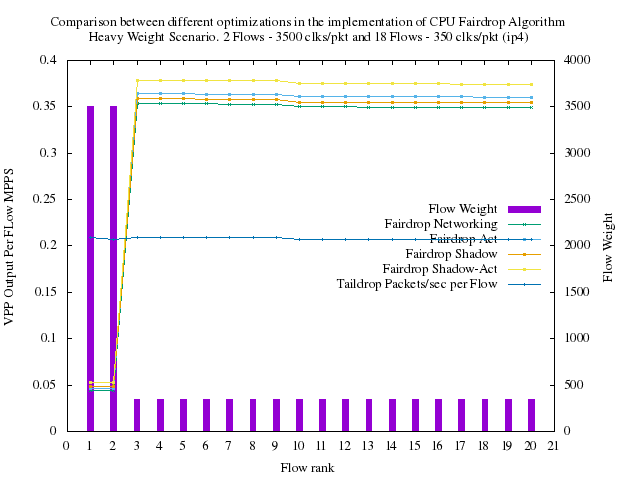

The gnuplot source for this figure:
#! xgp flow_pps.dat
# Created the Fri Dec  8 02:30:12 CET 2017 with:
#   ____________________________
#  /                            \
# /        xgp        __________/
# \__________________/.:nonsns:.
#
 
#-------------------------------------
# SHAPES:
# (c)ircle  (t)riangle (i)nv.tri.
#           (d)iamond  (s)quare
# FILLING:
# (f)illed  (o)paque  (e)mpty (default)
#-------------------------------------
   s=4  ; es=s  ; fs=s+1 ; os=s+66
   c=6  ; ec=c  ; fc=c+1 ; oc=os+1
   t=8  ; et=t  ; ft=t+1 ; ot=oc+1
   i=10 ; ei=i  ; fi=i+1 ; oi=ot+1
   d=12 ; ed=d  ; fd=d+1 ; od=oi+1
   p=14 ; ep=p  ; fp=p+1 ; op=od+1
#-------------------------------------
#  e.g.:  
#  empty circles vs filled squares
#  plot "file" u 1:3 w p pt ec, 
#           "" u 1:4 w lp pt fs
#-------------------------------------

#Happy gnuplotting


set out "heavy_throughput_all.png"
set term png font "Times,10"
set pointsize 0.25

#set key top righ
#set key outside
set key center right
set title "Comparison between different optimizations in the implementation of CPU Fairdrop Algorithm\n{Heavy Weight Scenario. 2 Flows - 3500 clks/pkt and 18 Flows - 350 clks/pkt (ip4)}"
#set ylabel "Per flow rate [pps]"
set xlabel "Flow rank"
set xtics 1
set boxwidth 0.25
set style fill solid
set ytics nomirror
set y2tics
#set yrange [0:5]
set y2range [0:4000]
set ylabel "VPP Output Per FLow MPPS"
set y2label "Flow Weight"
#set format y "%.t^.10^%T"
#set ytics 200000
#set yran [1e3:]
#min(a,b)=a<b?a:b
#stats  'flow_pps.dat'  every ::1 using 1 nooutput
#total=int(STATS_sum)
#print("Total Throughput")
#print(total)
#f(x)=total
set yrange [0:0.4]

plot \
'/home/vk/FAIRDROP_CPU_MASTER/NETWORKING_FAIRDROP_CPU_3500/plots/flow_pps.dat'  u ($0+1):3 t 'Flow Weight'          axes x1y2 with boxes, \
'/home/vk/FAIRDROP_CPU_MASTER/NETWORKING_FAIRDROP_CPU_3500/plots/flow_pps.dat'  u ($0+1):(($1)/1e6) t 'Fairdrop Networking' axes x1y1 with  lp,\
'/home/vk/FAIRDROP_CPU_MASTER/ACT_FAIRDROP_CPU_3500/plots/flow_pps.dat'  u ($0+1):(($1)/1e6) t 'Fairdrop Act' axes x1y1 with  lp,\
'/home/vk/FAIRDROP_CPU_MASTER/SHADOW_FAIRDROP_CPU_3500/plots/flow_pps.dat'  u ($0+1):(($1)/1e6) t 'Fairdrop Shadow' axes x1y1 with  lp,\
'/home/vk/FAIRDROP_CPU_MASTER/SHADOWACT_FAIRDROP_CPU_3500/plots/flow_pps.dat'  u ($0+1):(($1)/1e6) t 'Fairdrop Shadow-Act' axes x1y1 with  lp,\
'/home/vk/NOFAIRDROP_CPU_RESULTS/NOFAIRDROP_THF_3500/plots/flow_pps.dat'  u ($0+1):(($1)/1e6) t 'Taildrop Packets/sec per Flow' axes x1y1 with  lp
#'flow_pps.dat'  u ($0+1):($1*$3) t 'Cycles/sec per Flow'       w  boxes
